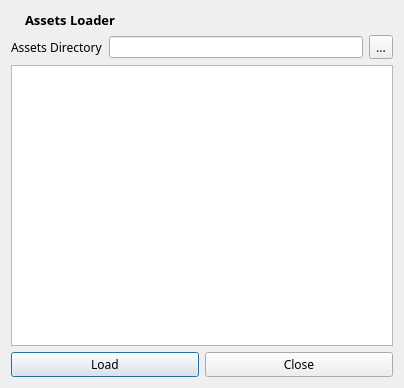
<?xml version="1.0" encoding="UTF-8"?>
<ui version="4.0">
 <class>Dialog</class>
 <widget class="QDialog" name="Dialog">
  <property name="geometry">
   <rect>
    <x>0</x>
    <y>0</y>
    <width>404</width>
    <height>388</height>
   </rect>
  </property>
  <property name="windowTitle">
   <string>Assets Loader - [BETA]</string>
  </property>
  <layout class="QGridLayout" name="gridLayout">
   <item row="0" column="0">
    <layout class="QHBoxLayout" name="horizontalLayout_3">
     <item>
      <widget class="QLabel" name="lbl_icon">
       <property name="sizePolicy">
        <sizepolicy hsizetype="Maximum" vsizetype="Preferred">
         <horstretch>0</horstretch>
         <verstretch>0</verstretch>
        </sizepolicy>
       </property>
       <property name="font">
        <font>
         <family>JetBrains Mono</family>
         <pointsize>10</pointsize>
         <weight>75</weight>
         <bold>true</bold>
        </font>
       </property>
       <property name="text">
        <string/>
       </property>
       <property name="pixmap">
        <pixmap resource="resources/resources.qrc">:/icons/box</pixmap>
       </property>
      </widget>
     </item>
     <item>
      <widget class="QLabel" name="label_3">
       <property name="font">
        <font>
         <family>JetBrains Mono</family>
         <pointsize>10</pointsize>
         <weight>75</weight>
         <bold>true</bold>
        </font>
       </property>
       <property name="text">
        <string>Assets Loader</string>
       </property>
      </widget>
     </item>
    </layout>
   </item>
   <item row="1" column="0">
    <layout class="QHBoxLayout" name="horizontalLayout">
     <item>
      <widget class="QLabel" name="label">
       <property name="font">
        <font>
         <family>JetBrains Mono</family>
        </font>
       </property>
       <property name="text">
        <string>Assets Directory</string>
       </property>
      </widget>
     </item>
     <item>
      <widget class="QLineEdit" name="path_line"/>
     </item>
     <item>
      <widget class="QToolButton" name="btn_browser">
       <property name="font">
        <font>
         <family>JetBrains Mono</family>
        </font>
       </property>
       <property name="text">
        <string>...</string>
       </property>
      </widget>
     </item>
    </layout>
   </item>
   <item row="2" column="0">
    <widget class="QListWidget" name="list_widget">
     <property name="font">
      <font>
       <family>JetBrains Mono</family>
      </font>
     </property>
     <property name="styleSheet">
      <string notr="true">QScrollBar::sub-page:vertical {
background: none;
}

QScrollBar::add-page:vertical {
background: none;
}
QScrollBar:vertical {
     border: 2px solid grey;
     background: #B8C6D9;
     width: 15px;
     margin: 5px 0 5px 0;
 }
 QScrollBar::handle:vertical {
     background: #F2F2F2;
     min-height: 5px;
 }
 QScrollBar::add-line:vertical {
     border: 2px solid grey;
     background: #B8C6D9;
     height: 5px;
     subcontrol-position: bottom;
     subcontrol-origin: margin;
 }

 QScrollBar::sub-line:vertical {
     border: 2px solid grey;
     background: #B8C6D9;
     height: 5px;
     subcontrol-position: top;
     subcontrol-origin: margin;
 }
</string>
     </property>
     <property name="resizeMode">
      <enum>QListView::Adjust</enum>
     </property>
     <property name="viewMode">
      <enum>QListView::ListMode</enum>
     </property>
    </widget>
   </item>
   <item row="3" column="0">
    <layout class="QHBoxLayout" name="horizontalLayout_2">
     <item>
      <widget class="QPushButton" name="btn_load">
       <property name="font">
        <font>
         <family>JetBrains Mono</family>
        </font>
       </property>
       <property name="text">
        <string>Load</string>
       </property>
      </widget>
     </item>
     <item>
      <widget class="QPushButton" name="btn_close">
       <property name="font">
        <font>
         <family>JetBrains Mono</family>
        </font>
       </property>
       <property name="text">
        <string>Close</string>
       </property>
      </widget>
     </item>
    </layout>
   </item>
  </layout>
 </widget>
 <resources>
  <include location="resources/resources.qrc"/>
 </resources>
 <connections/>
</ui>
